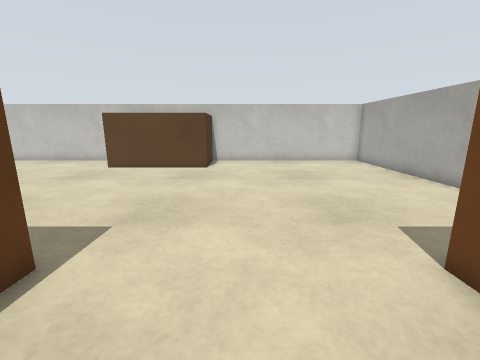
[1] (above)

16 first-person views from a walk through a world built for the Gazebo simulator. The camera is 0.57 m above the floor, tilts 12° down and sees 90° across. The floor is counted in squares, 0.25 m on a side. Each view is taken from the middle of a square. On the plan, view 1 faces up. The plan holds only what a view shows up to about 16 squares ahead; the rest is blank. The place goes on beyond the plan.

[2]
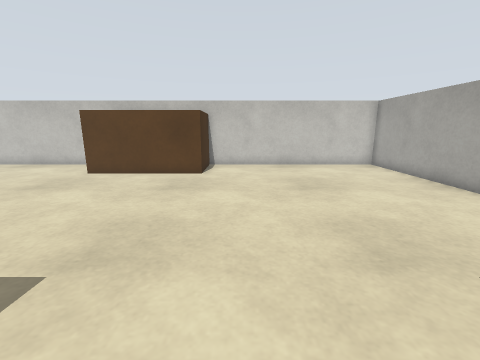

[3]
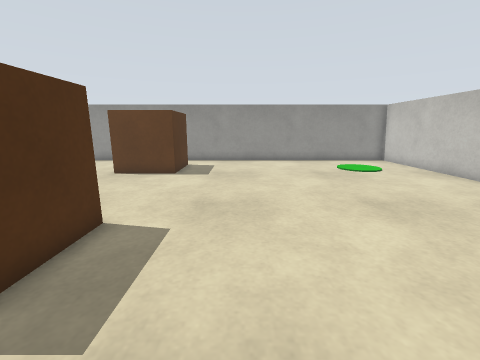

[4]
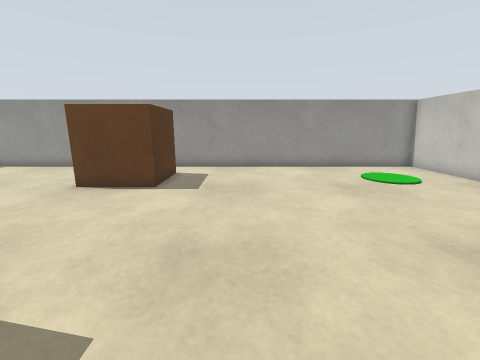

[5]
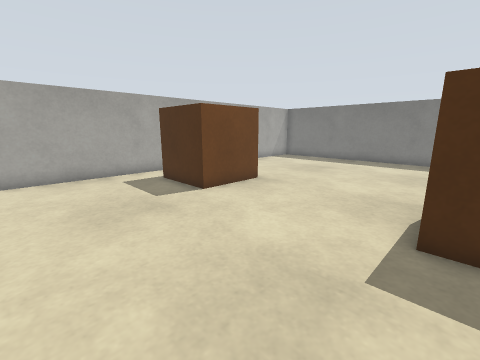

[6]
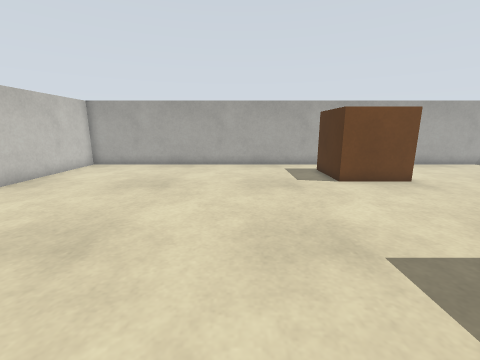

[7]
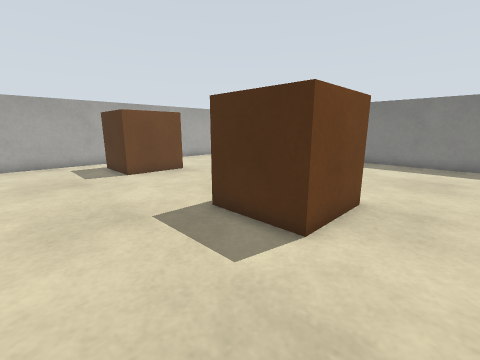

[8]
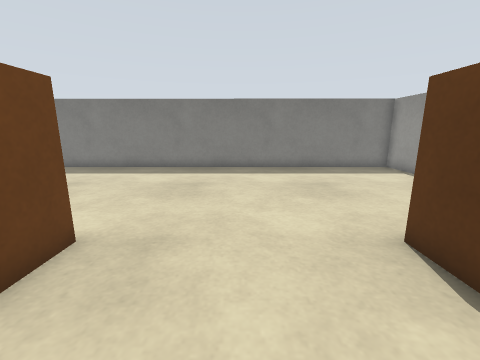

[9]
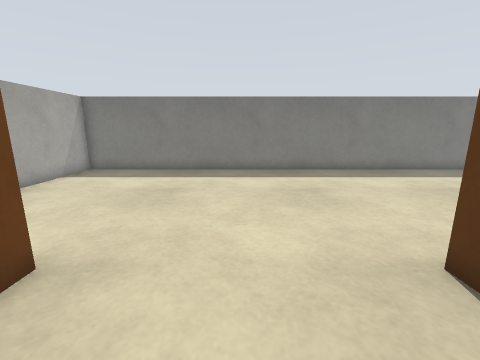

[10]
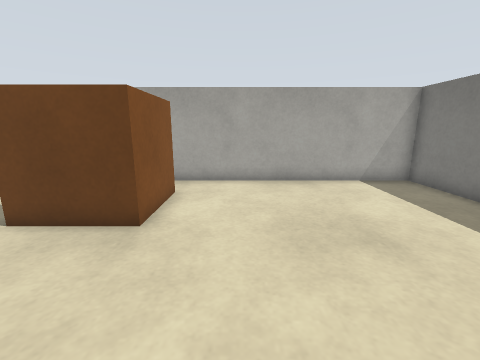

[11]
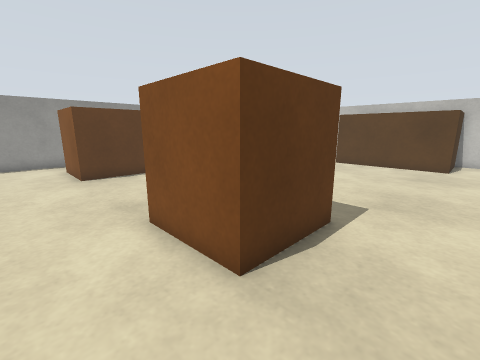

[12]
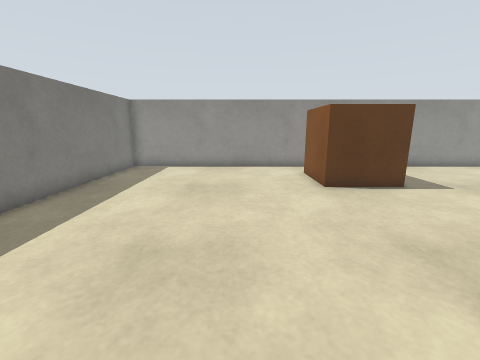

[13]
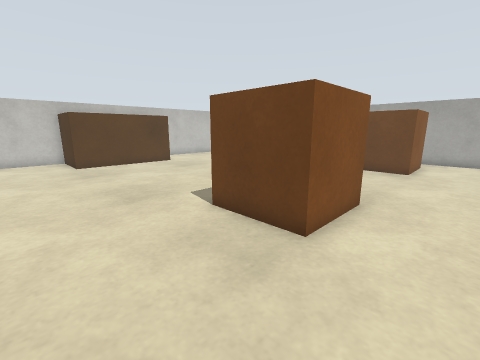

[14]
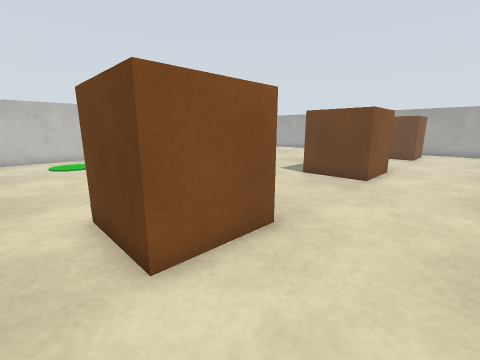

[15]
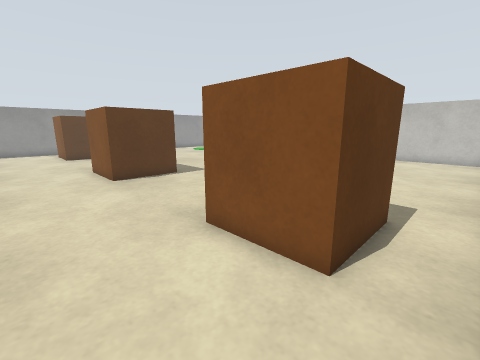

[16]
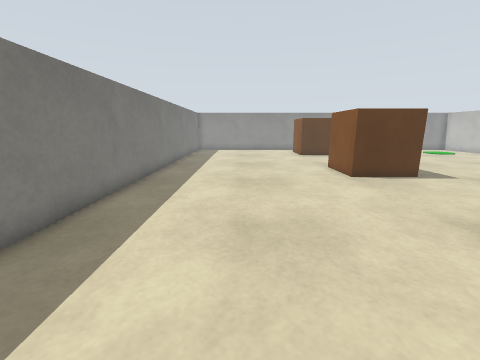

### Floor plan
Key: @ floor where view 1 was taken; # wall or solid block; . floor; C counter; B brown box.
Columns run from 19 left of view 1 to 9 right of it. Each row starts with its distance up from view 1.
 18 ############     ############
 17 #..........C     C..........#
 16 #..........C     C..........#
 15 #... ......C     C..........#
 14 #... ......CCCCCCC..........#
 13 #...........................#
 12 #...........................#
 11 #...........................#
 10 #...........................#
  9 #...........................#
  8 #...........................#
  7 #...........................#
  6 #...........................#
  5 #...........................#
  4 #..BBB.......BBB.......BBB..#
  3 #.B  BB.....BB  B.....BB  B.#
  2 #.B   B.....B   B.....B   B.#
  1 #.BB BB.....BB BB.....BB BB.#
  0 #..BBB.......BBB...@...BBB..#
 -1 #...........................#
 -2 #...........................#
 -3 #...........................#
 -4 #...........................#
 -5 #...........................#
 -6 #...........................#
 -7 #...........................#
 -8 #...........................#
 -9 #...........................#
-10 #############################

Where each view was taken, in squares from view 1:
view 1: 0 up, 0 right, facing up
view 2: 2 up, 0 right, facing up
view 3: 7 up, 1 left, facing left
view 4: 7 up, 4 left, facing left
view 5: 9 up, 4 left, facing down-right
view 6: 8 up, 7 left, facing right
view 7: 8 up, 9 left, facing down-right
view 8: 5 up, 10 left, facing down
view 9: 4 up, 0 right, facing down
view 10: 2 down, 2 left, facing right
view 11: 2 down, 1 left, facing up-left
view 12: 3 down, 4 left, facing left
view 13: 2 down, 11 left, facing up-right
view 14: 3 down, 18 left, facing up-right
view 15: 3 down, 8 right, facing up-left
view 16: 5 down, 8 right, facing left
